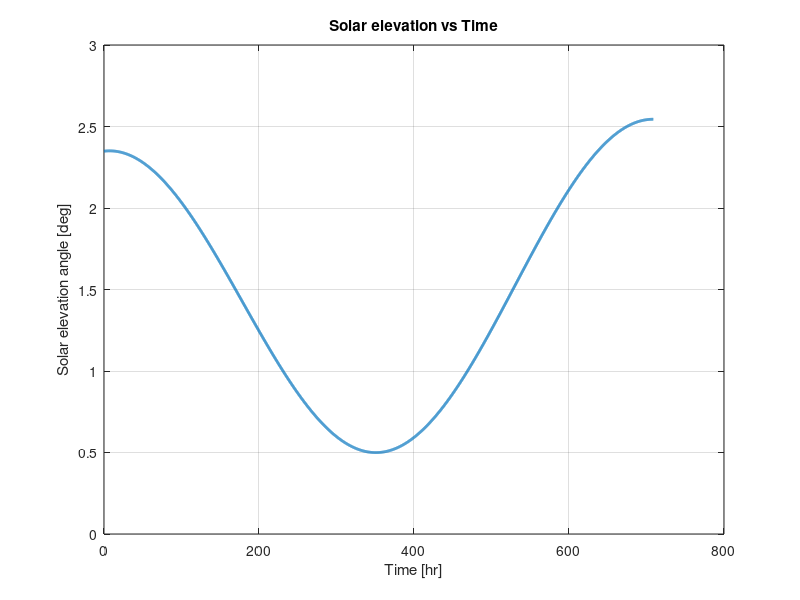
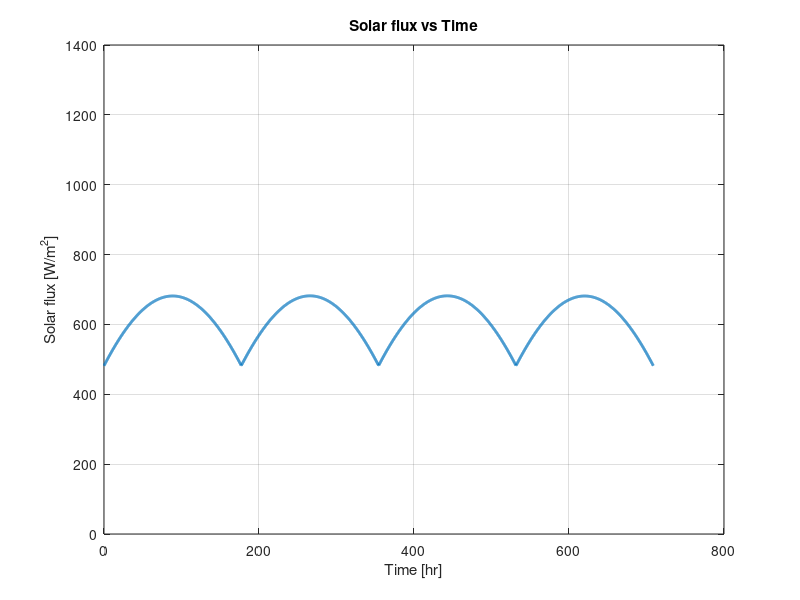
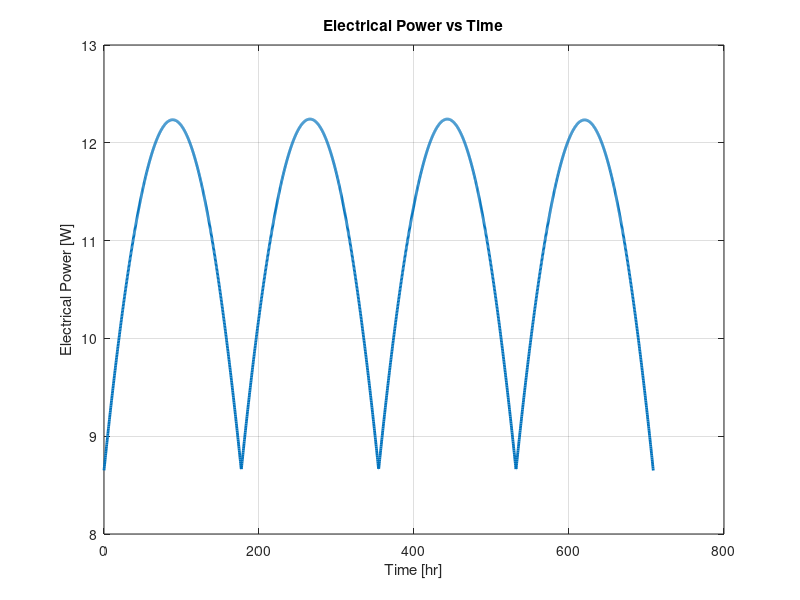

Write the MATLAB code that produced these figures, in order.
clear; clc; close all;

%% TIME AND SOLAR CONSTANTS

n       = 2831;                  % October 1, 2027 reference day
Tau     = deg2rad(-1.545);
Y       = 346.71;
t_0     = -1.23;

T_total = 708.75;               % lunar day [hr]
dt      = 0.25;
t       = 0:dt:T_total;
N       = length(t);

omega   = 360 / T_total;        % deg/hr

%% MOON GEOMETRY

R_moon    = 1737400;            % meters
h_panel   = 0.3;                % meters
theta_dip = acos(R_moon/(R_moon + h_panel));  % radians

L = deg2rad(-91);               % latitude (slightly beyond pole for numerical stability)
E = deg2rad(90);                % vertical panels

%% SOLAR CONSTANTS

G_sc    = 1361;                 % W/m^2
I_illum = 0.3543;               % illumination factor

%% PANEL PROPERTIES

panel_number = 4;

panel_width  = 0.45;            % meters
panel_height = 0.15;             % meters

panel_area_single = panel_width * panel_height;

panel_eff   = 0.28;
inc_derate  = 0.95;

azi_p = deg2rad([0, 90, 180, 270]);      % panel azimuth orientations

%% BATTERY PROPERTIES

panel_mass_per_m2     = 2.0;    % kg/m^2
batt_specific_energy  = 200;    % Wh/kg

%% PREALLOCATE ARRAYS

B_arr      = zeros(1,N);
G_flux_arr = zeros(1,N);
P_elec_arr = zeros(1,N);

%% MAIN LOOP

for i = 1:N

    ti = t(i);

    % Solar declination
    delta = Tau * sin(deg2rad(360/Y * (n + ti/24 - t_0)));

    % Hour angle
    H = deg2rad(omega * (T_total/2 - ti));

    % Solar elevation
    B = asin(cos(L)*cos(delta)*cos(H) + sin(L)*sin(delta));
    B_arr(i) = B;

    % Solar azimuth
    cosB = cos(B);

    if abs(cosB) > 1e-10
        azi_s = asin(max(-1, min(1, cos(delta)*sin(H)/cosB)));
    else
        azi_s = 0;
    end

    %% Compute total electrical power from all panels

    P_total = 0;
    G_total = 0;

    % Check if Sun is above raised horizon
    if B > -theta_dip

        for p = 1:panel_number

            cos_theta = cos(B)*cos(azi_s - azi_p(p)) + sin(B)*cos(E);

            if cos_theta > 0

                % Irradiance contribution from this panel
                G_panel = G_sc * cos_theta * I_illum;

                % Electrical power from this panel
                P_panel = G_panel ...
                          * panel_area_single ...
                          * panel_eff ...
                          * inc_derate;

                P_total = P_total + P_panel;
                G_total = G_total + G_panel;

            end

        end

    end

    G_flux_arr(i) = G_total;
    P_elec_arr(i) = P_total;

end

%% POWER STATISTICS

P_avg = mean(P_elec_arr);
P_max = max(P_elec_arr);

disp(['Average electrical power: ', num2str(P_avg), ' W'])
disp(['Max electrical power: ', num2str(P_max), ' W'])

%% ENERGY OVER FULL LUNAR DAY

t_mission = 24*14; % full 14 day mission time

E_solar = P_avg * t_mission;

disp(['Total solar energy generated: ', num2str(E_solar), ' Wh'])

%% ENERGY BUDGET

speeds = [0.005, 0.010, 0.015, 0.020, 0.025];   % m/s

P_base = 25.0; % W

t_trav = min((1000 ./ speeds) / 3600);

E_base = P_base .* t_trav;

E_avionics_travel = 10*t_trav;
E_avionics_rest = 1.5*(t_mission-t_trav);
E_heaters = 0.2*t_mission;
E_payloads = 1*15*t_mission;
E_motors = min(E_base);

E_total = E_avionics_travel + E_avionics_rest + E_heaters + E_payloads + E_motors

E_required = E_total - E_solar;

disp(['Total mission energy required: ', num2str(E_total), ' Wh'])
disp(['Energy deficit (battery must supply): ', num2str(E_required), ' Wh'])

%% BATTERY MASS REQUIRED
mass_batt_no_panels = E_total / batt_specific_energy;
mass_batt_panels = E_required / batt_specific_energy;

disp(['Battery mass required w/ no panels: ', num2str(mass_batt_no_panels), ' kg'])
disp(['Battery mass requiredw/ panels: ', num2str(mass_batt_panels), ' kg'])

%% PANEL MASS

panel_mass = panel_area_single * panel_number * panel_mass_per_m2;

disp(['Solar panel mass: ', num2str(panel_mass), ' kg'])

%% PLOTS

figure;
plot(t, rad2deg(B_arr), 'LineWidth',2)
xlabel('Time [hr]')
ylabel('Solar elevation angle [deg]')
title('Solar elevation vs Time')
grid on

figure;
plot(t, G_flux_arr, 'LineWidth',2)
xlabel('Time [hr]')
ylabel('Solar flux [W/m^2]')
title('Solar flux vs Time')
ylim([0 1400])
grid on

figure;
plot(t, P_elec_arr, 'LineWidth',2)
xlabel('Time [hr]')
ylabel('Electrical Power [W]')
title('Electrical Power vs Time')
grid on
